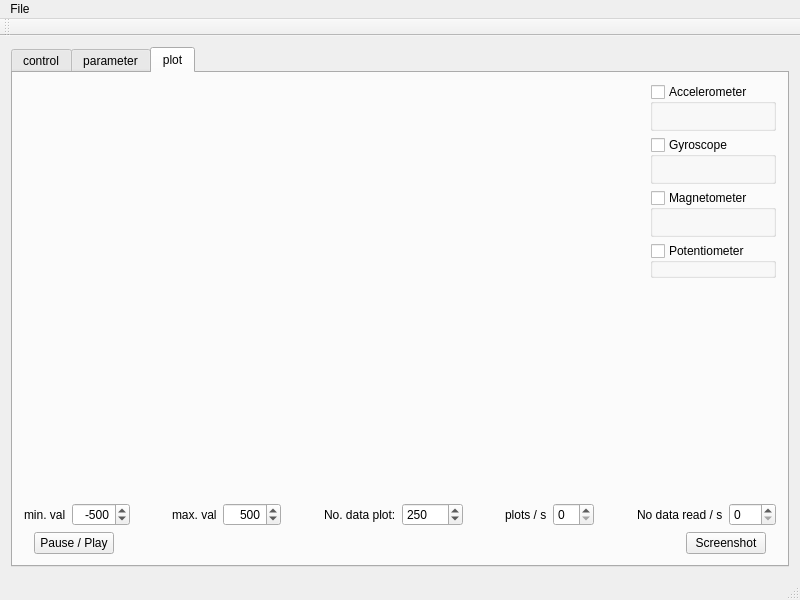
<?xml version="1.0" encoding="UTF-8"?>
<ui version="4.0">
 <class>MainWindow</class>
 <widget class="QMainWindow" name="MainWindow">
  <property name="geometry">
   <rect>
    <x>0</x>
    <y>0</y>
    <width>800</width>
    <height>600</height>
   </rect>
  </property>
  <property name="minimumSize">
   <size>
    <width>800</width>
    <height>600</height>
   </size>
  </property>
  <property name="windowTitle">
   <string>blaplot</string>
  </property>
  <widget class="QWidget" name="centralWidget">
   <layout class="QHBoxLayout" name="horizontalLayout">
    <item>
     <widget class="QTabWidget" name="tabWidget">
      <property name="currentIndex">
       <number>2</number>
      </property>
      <widget class="QWidget" name="tabControl">
       <attribute name="title">
        <string>control</string>
       </attribute>
       <widget class="QWidget" name="gridLayoutWidget">
        <property name="geometry">
         <rect>
          <x>120</x>
          <y>50</y>
          <width>278</width>
          <height>108</height>
         </rect>
        </property>
        <layout class="QGridLayout" name="gridLayout">
         <item row="1" column="0">
          <widget class="QPushButton" name="pushButton_4">
           <property name="text">
            <string>turn
left</string>
           </property>
          </widget>
         </item>
         <item row="1" column="1">
          <widget class="QPushButton" name="pushButton_2">
           <property name="sizePolicy">
            <sizepolicy hsizetype="Minimum" vsizetype="Preferred">
             <horstretch>0</horstretch>
             <verstretch>0</verstretch>
            </sizepolicy>
           </property>
           <property name="text">
            <string>stop</string>
           </property>
          </widget>
         </item>
         <item row="0" column="1">
          <widget class="QPushButton" name="pushButton">
           <property name="text">
            <string>forward</string>
           </property>
          </widget>
         </item>
         <item row="2" column="1">
          <widget class="QPushButton" name="pushButton_3">
           <property name="text">
            <string>backward</string>
           </property>
          </widget>
         </item>
         <item row="1" column="2">
          <widget class="QPushButton" name="pushButton_5">
           <property name="text">
            <string>turn
right</string>
           </property>
          </widget>
         </item>
        </layout>
       </widget>
      </widget>
      <widget class="QWidget" name="tabParameter">
       <attribute name="title">
        <string>parameter</string>
       </attribute>
       <widget class="QGroupBox" name="groupBoxConnection">
        <property name="geometry">
         <rect>
          <x>10</x>
          <y>10</y>
          <width>187</width>
          <height>123</height>
         </rect>
        </property>
        <property name="title">
         <string>Connection</string>
        </property>
        <layout class="QVBoxLayout" name="verticalLayout_6">
         <item>
          <layout class="QGridLayout" name="gridLayout_2">
           <item row="1" column="0">
            <widget class="QLabel" name="labelPort">
             <property name="text">
              <string>port</string>
             </property>
            </widget>
           </item>
           <item row="0" column="0">
            <widget class="QLabel" name="labelIP">
             <property name="text">
              <string>IP</string>
             </property>
            </widget>
           </item>
           <item row="0" column="1">
            <widget class="QLineEdit" name="lineEditIP">
             <property name="text">
              <string>semmbox.local</string>
             </property>
            </widget>
           </item>
           <item row="1" column="1">
            <widget class="QSpinBox" name="spinBoxPort">
             <property name="maximum">
              <number>99999</number>
             </property>
             <property name="value">
              <number>6665</number>
             </property>
            </widget>
           </item>
          </layout>
         </item>
         <item>
          <widget class="QPushButton" name="pushButtonConnect">
           <property name="text">
            <string>connect</string>
           </property>
          </widget>
         </item>
        </layout>
       </widget>
      </widget>
      <widget class="QWidget" name="tabPlot">
       <attribute name="title">
        <string>plot</string>
       </attribute>
       <layout class="QHBoxLayout" name="horizontalLayout_7">
        <item>
         <layout class="QVBoxLayout" name="verticalLayout_7">
          <item>
           <layout class="QHBoxLayout" name="horizontalLayoutPlot">
            <property name="leftMargin">
             <number>0</number>
            </property>
            <item>
             <widget class="GraphPlotter" name="widgetPlot" native="true">
              <property name="sizePolicy">
               <sizepolicy hsizetype="Expanding" vsizetype="Expanding">
                <horstretch>0</horstretch>
                <verstretch>0</verstretch>
               </sizepolicy>
              </property>
             </widget>
            </item>
            <item>
             <layout class="QVBoxLayout" name="verticalLayoutCurves">
              <item>
               <widget class="QGroupBox" name="groupBoxAccel">
                <property name="enabled">
                 <bool>true</bool>
                </property>
                <property name="title">
                 <string>Accelerometer</string>
                </property>
                <property name="checkable">
                 <bool>true</bool>
                </property>
                <property name="checked">
                 <bool>false</bool>
                </property>
                <layout class="QVBoxLayout" name="verticalLayout_4">
                 <property name="topMargin">
                  <number>6</number>
                 </property>
                 <property name="bottomMargin">
                  <number>6</number>
                 </property>
                 <item>
                  <widget class="widgetCurveControl" name="widgetCurveControlAccelX" native="true"/>
                 </item>
                 <item>
                  <widget class="widgetCurveControl" name="widgetCurveControlAccelY" native="true"/>
                 </item>
                 <item>
                  <widget class="widgetCurveControl" name="widgetCurveControlAccelZ" native="true"/>
                 </item>
                </layout>
               </widget>
              </item>
              <item>
               <widget class="QGroupBox" name="groupBoxGyro">
                <property name="title">
                 <string>Gyroscope</string>
                </property>
                <property name="checkable">
                 <bool>true</bool>
                </property>
                <property name="checked">
                 <bool>false</bool>
                </property>
                <layout class="QVBoxLayout" name="verticalLayout">
                 <property name="topMargin">
                  <number>6</number>
                 </property>
                 <property name="bottomMargin">
                  <number>6</number>
                 </property>
                 <item>
                  <widget class="widgetCurveControl" name="widgetCurveControlGyroX" native="true"/>
                 </item>
                 <item>
                  <widget class="widgetCurveControl" name="widgetCurveControlGyroY" native="true"/>
                 </item>
                 <item>
                  <widget class="widgetCurveControl" name="widgetCurveControlGyroZ" native="true"/>
                 </item>
                </layout>
               </widget>
              </item>
              <item>
               <widget class="QGroupBox" name="groupBoxMag">
                <property name="title">
                 <string>Magnetometer</string>
                </property>
                <property name="checkable">
                 <bool>true</bool>
                </property>
                <property name="checked">
                 <bool>false</bool>
                </property>
                <layout class="QVBoxLayout" name="verticalLayout_2">
                 <property name="topMargin">
                  <number>6</number>
                 </property>
                 <property name="bottomMargin">
                  <number>6</number>
                 </property>
                 <item>
                  <widget class="widgetCurveControl" name="widgetCurveControlMagX" native="true"/>
                 </item>
                 <item>
                  <widget class="widgetCurveControl" name="widgetCurveControlMagY" native="true"/>
                 </item>
                 <item>
                  <widget class="widgetCurveControl" name="widgetCurveControlMagZ" native="true"/>
                 </item>
                </layout>
               </widget>
              </item>
              <item>
               <widget class="QGroupBox" name="groupBoxPoti">
                <property name="title">
                 <string>Potentiometer</string>
                </property>
                <property name="checkable">
                 <bool>true</bool>
                </property>
                <property name="checked">
                 <bool>false</bool>
                </property>
                <layout class="QVBoxLayout" name="verticalLayout_3">
                 <property name="topMargin">
                  <number>6</number>
                 </property>
                 <property name="bottomMargin">
                  <number>6</number>
                 </property>
                 <item>
                  <widget class="widgetCurveControl" name="widgetCurveControlPoti" native="true"/>
                 </item>
                </layout>
               </widget>
              </item>
              <item>
               <spacer name="verticalSpacer">
                <property name="orientation">
                 <enum>Qt::Vertical</enum>
                </property>
                <property name="sizeHint" stdset="0">
                 <size>
                  <width>20</width>
                  <height>40</height>
                 </size>
                </property>
               </spacer>
              </item>
             </layout>
            </item>
           </layout>
          </item>
          <item>
           <layout class="QHBoxLayout" name="horizontalLayoutPlotParams">
            <property name="spacing">
             <number>6</number>
            </property>
            <item>
             <widget class="QLabel" name="label_4">
              <property name="text">
               <string>min. val</string>
              </property>
             </widget>
            </item>
            <item>
             <widget class="QSpinBox" name="spinBoxPlotScaleYMin">
              <property name="layoutDirection">
               <enum>Qt::LeftToRight</enum>
              </property>
              <property name="alignment">
               <set>Qt::AlignRight|Qt::AlignTrailing|Qt::AlignVCenter</set>
              </property>
              <property name="minimum">
               <number>-9999</number>
              </property>
              <property name="maximum">
               <number>9999</number>
              </property>
              <property name="singleStep">
               <number>10</number>
              </property>
              <property name="value">
               <number>-500</number>
              </property>
             </widget>
            </item>
            <item>
             <spacer name="horizontalSpacer_2">
              <property name="orientation">
               <enum>Qt::Horizontal</enum>
              </property>
              <property name="sizeHint" stdset="0">
               <size>
                <width>40</width>
                <height>20</height>
               </size>
              </property>
             </spacer>
            </item>
            <item>
             <widget class="QLabel" name="label_5">
              <property name="text">
               <string>max. val</string>
              </property>
             </widget>
            </item>
            <item>
             <widget class="QSpinBox" name="spinBoxPlotScaleYMax">
              <property name="alignment">
               <set>Qt::AlignRight|Qt::AlignTrailing|Qt::AlignVCenter</set>
              </property>
              <property name="minimum">
               <number>-9999</number>
              </property>
              <property name="maximum">
               <number>9999</number>
              </property>
              <property name="singleStep">
               <number>10</number>
              </property>
              <property name="value">
               <number>500</number>
              </property>
             </widget>
            </item>
            <item>
             <spacer name="horizontalSpacer_5">
              <property name="orientation">
               <enum>Qt::Horizontal</enum>
              </property>
              <property name="sizeHint" stdset="0">
               <size>
                <width>40</width>
                <height>20</height>
               </size>
              </property>
             </spacer>
            </item>
            <item>
             <widget class="QLabel" name="label">
              <property name="text">
               <string>No. data plot:</string>
              </property>
             </widget>
            </item>
            <item>
             <widget class="QSpinBox" name="spinBoxPlotScaleXMin">
              <property name="minimum">
               <number>1</number>
              </property>
              <property name="maximum">
               <number>99999</number>
              </property>
              <property name="singleStep">
               <number>100</number>
              </property>
              <property name="value">
               <number>250</number>
              </property>
             </widget>
            </item>
            <item>
             <spacer name="horizontalSpacer_4">
              <property name="orientation">
               <enum>Qt::Horizontal</enum>
              </property>
              <property name="sizeHint" stdset="0">
               <size>
                <width>40</width>
                <height>20</height>
               </size>
              </property>
             </spacer>
            </item>
            <item>
             <widget class="QLabel" name="label_2">
              <property name="text">
               <string>plots / s</string>
              </property>
             </widget>
            </item>
            <item>
             <widget class="QSpinBox" name="spinBoxPlotsPerSecond"/>
            </item>
            <item>
             <spacer name="horizontalSpacer_3">
              <property name="orientation">
               <enum>Qt::Horizontal</enum>
              </property>
              <property name="sizeHint" stdset="0">
               <size>
                <width>40</width>
                <height>20</height>
               </size>
              </property>
             </spacer>
            </item>
            <item>
             <widget class="QLabel" name="label_3">
              <property name="text">
               <string>No data read / s</string>
              </property>
             </widget>
            </item>
            <item>
             <widget class="QSpinBox" name="spinBoxDataShiftsPerSecond">
              <property name="maximum">
               <number>999</number>
              </property>
             </widget>
            </item>
           </layout>
          </item>
          <item>
           <layout class="QHBoxLayout" name="horizontalLayoutPlotCtrl">
            <property name="leftMargin">
             <number>10</number>
            </property>
            <property name="topMargin">
             <number>0</number>
            </property>
            <property name="rightMargin">
             <number>10</number>
            </property>
            <property name="bottomMargin">
             <number>0</number>
            </property>
            <item>
             <widget class="QPushButton" name="pushButtonPausePlay">
              <property name="text">
               <string>Pause / Play</string>
              </property>
             </widget>
            </item>
            <item>
             <spacer name="horizontalSpacer">
              <property name="orientation">
               <enum>Qt::Horizontal</enum>
              </property>
              <property name="sizeHint" stdset="0">
               <size>
                <width>40</width>
                <height>20</height>
               </size>
              </property>
             </spacer>
            </item>
            <item>
             <widget class="QPushButton" name="pushButtonScreenshot">
              <property name="text">
               <string>Screenshot</string>
              </property>
             </widget>
            </item>
           </layout>
          </item>
         </layout>
        </item>
       </layout>
      </widget>
     </widget>
    </item>
   </layout>
  </widget>
  <widget class="QMenuBar" name="menuBar">
   <property name="geometry">
    <rect>
     <x>0</x>
     <y>0</y>
     <width>800</width>
     <height>25</height>
    </rect>
   </property>
   <widget class="QMenu" name="menuFile">
    <property name="title">
     <string>File</string>
    </property>
    <addaction name="separator"/>
    <addaction name="actionQuit"/>
   </widget>
   <addaction name="menuFile"/>
  </widget>
  <widget class="QToolBar" name="mainToolBar">
   <attribute name="toolBarArea">
    <enum>TopToolBarArea</enum>
   </attribute>
   <attribute name="toolBarBreak">
    <bool>false</bool>
   </attribute>
  </widget>
  <widget class="QStatusBar" name="statusBar"/>
  <action name="actionQuit">
   <property name="text">
    <string>quit</string>
   </property>
  </action>
 </widget>
 <layoutdefault spacing="6" margin="11"/>
 <customwidgets>
  <customwidget>
   <class>GraphPlotter</class>
   <extends>QWidget</extends>
   <header>graphplotter.h</header>
   <container>1</container>
  </customwidget>
  <customwidget>
   <class>widgetCurveControl</class>
   <extends>QWidget</extends>
   <header>widgetcurvecontrol.h</header>
   <container>1</container>
  </customwidget>
 </customwidgets>
 <resources/>
 <connections>
  <connection>
   <sender>actionQuit</sender>
   <signal>triggered()</signal>
   <receiver>MainWindow</receiver>
   <slot>close()</slot>
   <hints>
    <hint type="sourcelabel">
     <x>-1</x>
     <y>-1</y>
    </hint>
    <hint type="destinationlabel">
     <x>377</x>
     <y>281</y>
    </hint>
   </hints>
  </connection>
 </connections>
</ui>
